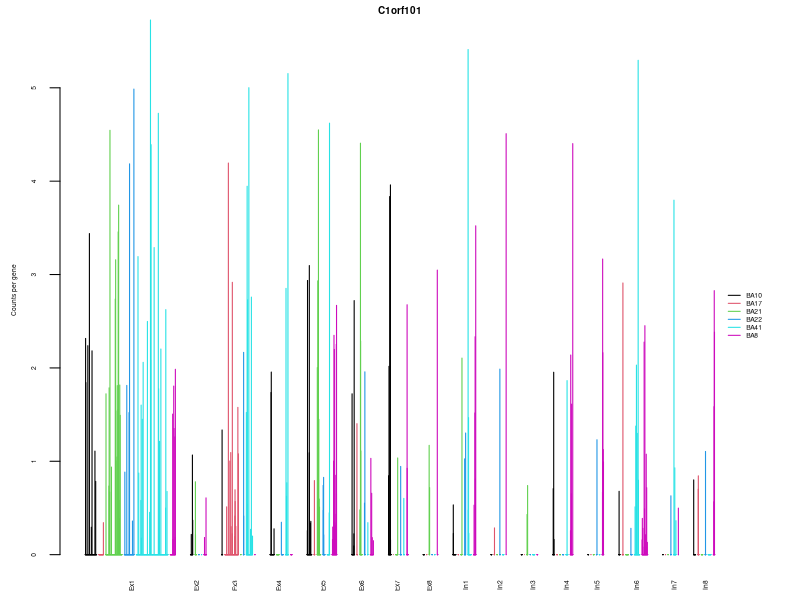

Generate this figure with R:
setwd("C:\\Users\\shicheng\\Documents\\GitHub\\Lab")

barplotReAxis<-function(mp){
  mp<-c(0,mp)
  np<-c()
  end<-length(mp)-1
  for(i in 1:end){
    np.tmp<-(mp[i]+mp[i+1])/2
    np<-c(np,np.tmp)
  }
  np<-round(np)
  names(np)=names(mp)[2:length(mp)]
  return(np)
}


nbt.data<-data.matrix(read.table("BrainRNASeqBlue.txt",head=T,row.names=1,sep="\t",as.is=T))

nbt.data[1:5,1:5]

i=6
rmpk<-nbt.data[i,]
genename<-rownames(nbt.data)[i]
genename

cell.labels <- substr(names(rmpk),0,7)
cell.labels<-unlist(lapply(cell.labels,function(x) unlist(strsplit(x,"_"))[1]))
level=c(paste("In",1:8,sep=""),paste("Ex",1:8,sep=""))
group1<-factor(unlist(lapply(cell.labels,function(x) substr(x,1,3))))
group2<-factor(unlist(lapply(cell.labels,function(x) substr(x,4,nchar(x)))))
group3<-1:length(group2)
df<-data.frame(rmpk,cell.labels,group1,group2,group3)
df<-df[order(df$cell.labels),]
head(df)

filename=paste(genename,".png",sep="")
# png(filename,width = 8, height = 2, units = 'in', res = 300)
par(mar=c(2, 3, 1, 3), xpd=TRUE)
space<-rep(0,nrow(df))
space[cumsum(table(df$cell.labels))+1]<-30
space[cumsum(table(df$group1))+1]<-200
space<-space[1:(length(space)-1)]
bar.positions <- barplot(df$rmpk,border=df$group2,xaxt='n',space=space,main=genename,cex.main=0.6,cex.lab=0.4,cex.axis=0.4)
title(ylab = "Counts per gene", cex.lab = 0.4,line = 2)
label<-levels(df$group1)
table(df$group1)
pos<-bar.positions[cumsum(barplotReAxis(table(df$group1)))]
axis(side=1,at=pos,labels=label,tick=FALSE,las=2,cex.axis=0.4)
legend(x=max(bar.positions)+100,y=max(rmpk)/2,legend=levels(df$group2),bty="n",lty=1,bg="transparent",col=c(as.numeric(unique(df$group2))),cex=0.4,inset=c(-0.2,0))
# dev.off()

